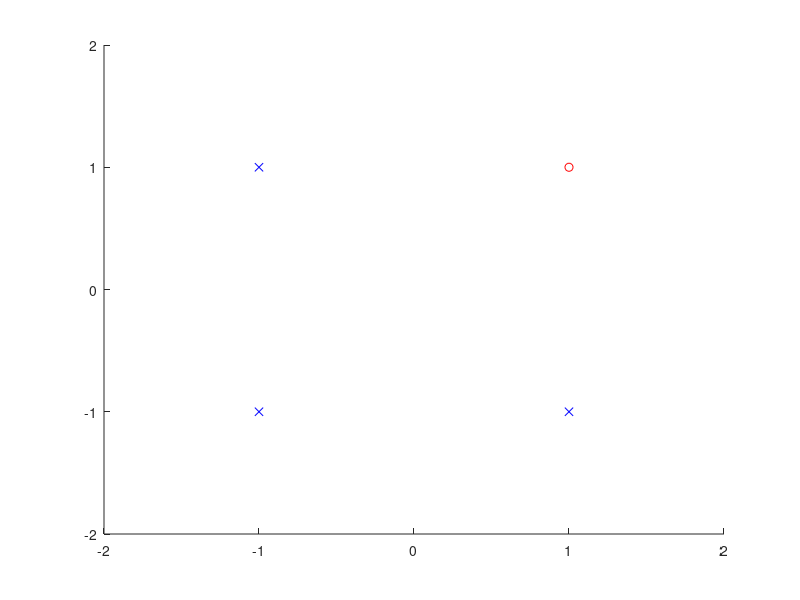

The MATLAB source for this figure: (Note: this script raises an error after producing the figure.)
clc
clear all
close all

p = [1 1 -1 -1; 1 -1 1 -1];
t = [1 -1 -1 -1];

w=[rand;rand]';
b=0;
alpha=0.1;
theta=0.2;
flag=1;

hold on
axis([-2 2 -2 2])
plot(p(1,1),p(2,1),'or')
plot(p(1,2),p(2,2),'xb')
plot(p(1,3),p(2,3),'xb')
plot(p(1,4),p(2,4),'xb')
linehandle=plotpc(w,b);
pause

while(flag==1)
  match=0;  
  for i=1:size(p,2)
    yin=(w(1)*p(1,i))+(w(2)*p(2,i))+b;
    if(yin>theta)
        y = 1;
    elseif(yin<-theta)
        y=-1;
    elseif(yin<=theta && yin>=-theta)
        y=0;
    end
    if(y~=t(i))
        w(1)=w(1)+alpha*p(1,i)*t(i);
        w(2)=w(2)+alpha*p(2,i)*t(i);
        b=b+alpha*t(i);
        linehandle=plotpc(w,b,linehandle)
        pause
    elseif(y==t(i))
        % if target and output match
        match=match+1
        if(match==4)  
            flag=0;
        end
    end
  end
end

linehandle=plotpc(w,b,linehandle)
pause